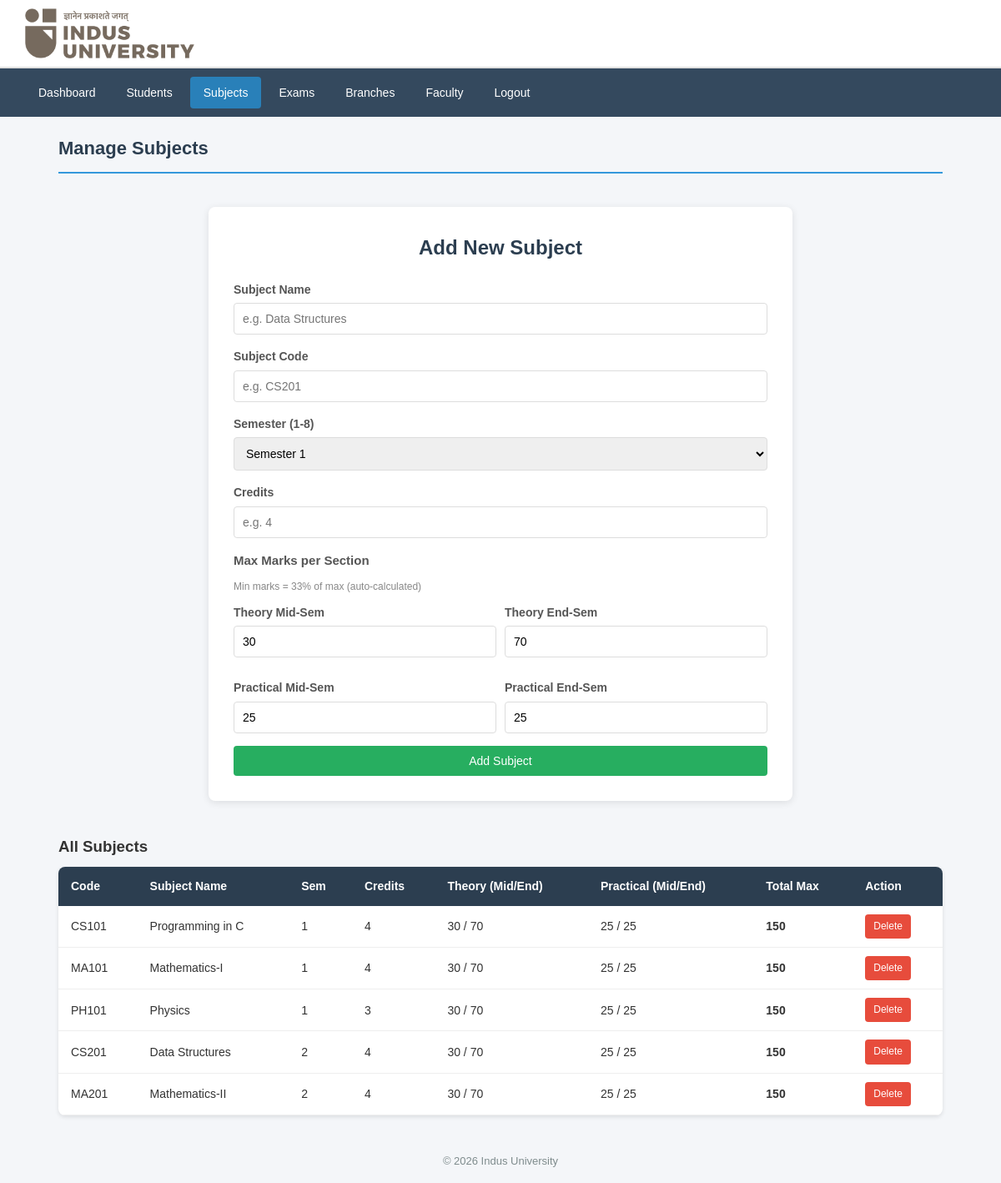
Page /admin/subjects.php (signed in) on the committed database.
### tables this page shows
CREATE TABLE IF NOT EXISTS subjects (
    subject_id INT AUTO_INCREMENT PRIMARY KEY,
    subject_name VARCHAR(100) NOT NULL,
    subject_code VARCHAR(20) NOT NULL,
    semester INT NOT NULL,
    credits INT NOT NULL,
    theory_mid_max INT NOT NULL DEFAULT 30,        
    theory_end_max INT NOT NULL DEFAULT 70,        
    practical_mid_max INT NOT NULL DEFAULT 25,     
    practical_end_max INT NOT NULL DEFAULT 25      
);

### admin/subjects.php (the view, shortened to what this page needs)
<?php
require_once('../db.php');
$subjects = mysqli_query($conn, "SELECT * FROM subjects ORDER BY semester, subject_code");
?>
<!DOCTYPE html>
<html lang="en">
<head>
    <link rel="stylesheet" href="../css/style.css">
</head>
<body>
    <div class="header">
        <img src="../img/logo.png" alt="Indus University Logo">
    </div>
    <div class="navbar">
        <a href="dashboard.php">Dashboard</a>
        <a href="students.php">Students</a>
        <a href="subjects.php" class="active">Subjects</a>
        <a href="exams.php">Exams</a>
        <a href="branches.php">Branches</a>
        <a href="faculty.php">Faculty</a>
        <a href="logout.php">Logout</a>
    </div>
    <div class="container">
        <h2 class="page-title">Manage Subjects</h2>
        <div class="form-box" style="max-width:700px;">
            <h2>Add New Subject</h2>
            <form method="POST">
                <div class="form-group">
                    <label>Subject Name</label>
                    <input type="text" name="subject_name" required placeholder="e.g. Data Structures">
                </div>
                <div class="form-group">
                    <label>Subject Code</label>
                    <input type="text" name="subject_code" required placeholder="e.g. CS201">
                </div>
                <div class="form-group">
                    <label>Semester (1-8)</label>
                    <select name="semester" required>
                        <?php for ($i = 1; $i <= 8; $i++): ?>
                            <option value="<?php echo $i; ?>">Semester <?php echo $i; ?></option>
                        <?php endfor; ?>
                    </select>
                </div>
                <div class="form-group">
                    <label>Credits</label>
                    <input type="number" name="credits" required min="1" max="10" placeholder="e.g. 4">
                </div>
                <h3 style="margin:15px 0 10px; font-size:15px; color:#555;">Max Marks per Section</h3>
                <p style="font-size:12px; color:#888; margin-bottom:10px;">Min marks = 33% of max (auto-calculated)</p>
                <div style="display:grid; grid-template-columns:1fr 1fr; gap:10px;">
                    <div class="form-group">
                        <label>Theory Mid-Sem</label>
                        <input type="number" name="theory_mid_max" required value="30" min="0">
                    </div>
                    <div class="form-group">
                        <label>Theory End-Sem</label>
                        <input type="number" name="theory_end_max" required value="70" min="0">
                    </div>
                    <div class="form-group">
                        <label>Practical Mid-Sem</label>
                        <input type="number" name="practical_mid_max" required value="25" min="0">
                    </div>
                    <div class="form-group">
                        <label>Practical End-Sem</label>
                        <input type="number" name="practical_end_max" required value="25" min="0">
                    </div>
                </div>
                <button type="submit" name="add_subject" class="btn btn-success btn-block">Add Subject</button>
            </form>
        </div>
        <h3 style="margin:20px 0 10px;">All Subjects</h3>
        <table class="data-table">
            <tr>
                <th>Code</th>
                <th>Subject Name</th>
                <th>Sem</th>
                <th>Credits</th>
                <th>Theory (Mid/End)</th>
                <th>Practical (Mid/End)</th>
                <th>Total Max</th>
                <th>Action</th>
            </tr>
            <?php while ($subjects && $row = mysqli_fetch_assoc($subjects)):
                $total_max = $row['theory_mid_max'] + $row['theory_end_max'] + $row['practical_mid_max'] + $row['practical_end_max'];
            ?>
            <tr>
                <td><?php echo $row['subject_code']; ?></td>
                <td><?php echo $row['subject_name']; ?></td>
                <td><?php echo $row['semester']; ?></td>
                <td><?php echo $row['credits']; ?></td>
                <td><?php echo $row['theory_mid_max']; ?> / <?php echo $row['theory_end_max']; ?></td>
                <td><?php echo $row['practical_mid_max']; ?> / <?php echo $row['practical_end_max']; ?></td>
                <td><strong><?php echo $total_max; ?></strong></td>
                <td>
                    <a href="subjects.php?delete=<?php echo $row['subject_id']; ?>" class="btn btn-danger" style="padding:5px 10px; font-size:12px;" onclick="return confirm('Delete this subject?')">Delete</a>
                </td>
            </tr>
            <?php endwhile; ?>
        </table>
    </div>
    <div class="footer">&copy; 2026 Indus University</div>
</body>
</html>

### css/style.css (style rules this page uses)
* { margin: 0; padding: 0; box-sizing: border-box; }
body { font-family: Arial, sans-serif; background-color: #f4f6f9; color: #333; line-height: 1.6; }
.header { background-color: #ffffff; color: #333; padding: 10px 30px; display: flex; align-items: center; border-bottom: 2px solid #e0e0e0; box-shadow: 0 1px 4px rgba(0,0,0,0.08); }
.header img { height: 60px; }
.navbar { background-color: #34495e; padding: 10px 30px; display: flex; gap: 5px; }
.navbar a { color: white; text-decoration: none; padding: 8px 16px; border-radius: 4px; font-size: 14px; }
.navbar a.active { background-color: #2980b9; }
.container { max-width: 1100px; margin: 20px auto; padding: 0 20px; }
.page-title { font-size: 22px; color: #2c3e50; margin-bottom: 20px; padding-bottom: 10px; border-bottom: 2px solid #3498db; }
.form-box { background: white; border-radius: 8px; padding: 30px; max-width: 500px; margin: 40px auto; box-shadow: 0 2px 10px rgba(0,0,0,0.1); }
.form-box h2 { text-align: center; margin-bottom: 20px; color: #2c3e50; }
.form-group { margin-bottom: 15px; }
.form-group label { display: block; margin-bottom: 5px; font-weight: bold; font-size: 14px; color: #555; }
.form-group input, .form-group select, .form-group textarea { width: 100%; padding: 10px; border: 1px solid #ddd; border-radius: 4px; font-size: 14px; }
.btn { display: inline-block; padding: 10px 20px; border: none; border-radius: 4px; font-size: 14px; cursor: pointer; text-decoration: none; color: white; }
.btn-success { background-color: #27ae60; }
.btn-danger { background-color: #e74c3c; }
.btn-block { display: block; width: 100%; text-align: center; }
.data-table { width: 100%; border-collapse: collapse; background: white; border-radius: 8px; overflow: hidden; box-shadow: 0 2px 5px rgba(0,0,0,0.1); margin-bottom: 20px; }
.data-table th { background-color: #2c3e50; color: white; padding: 12px 15px; text-align: left; font-size: 14px; }
.data-table td { padding: 10px 15px; border-bottom: 1px solid #eee; font-size: 14px; }
.footer { text-align: center; padding: 15px; color: #7f8c8d; font-size: 13px; margin-top: 30px; }

### rows in the picture
subjects: subject_code "CS101", subject_name "Programming in C", semester "1", credits "4", theory_mid_max "30", theory_end_max "70", practical_mid_max "25", practical_end_max "25", total_max "150"
subjects: subject_code "MA101", subject_name "Mathematics-I", semester "1", credits "4", theory_mid_max "30", theory_end_max "70", practical_mid_max "25", practical_end_max "25", total_max "150"
subjects: subject_code "PH101", subject_name "Physics", semester "1", credits "3", theory_mid_max "30", theory_end_max "70", practical_mid_max "25", practical_end_max "25", total_max "150"
subjects: subject_code "CS201", subject_name "Data Structures", semester "2", credits "4", theory_mid_max "30", theory_end_max "70", practical_mid_max "25", practical_end_max "25", total_max "150"
subjects: subject_code "MA201", subject_name "Mathematics-II", semester "2", credits "4", theory_mid_max "30", theory_end_max "70", practical_mid_max "25", practical_end_max "25", total_max "150"
